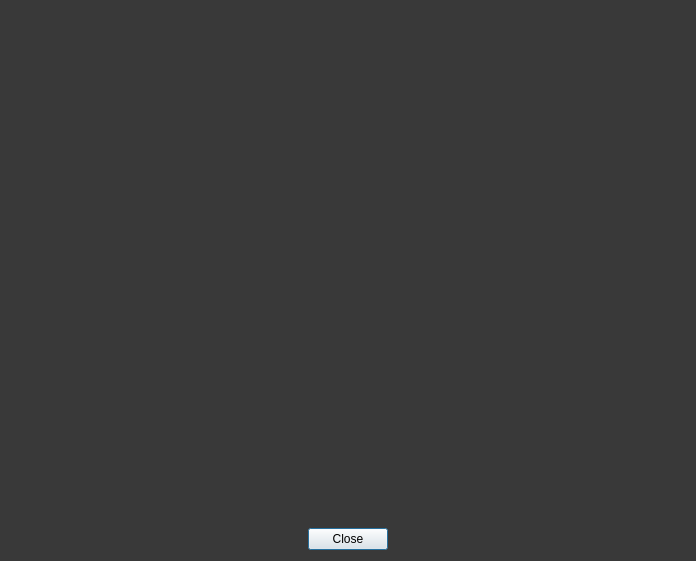
<?xml version="1.0" encoding="UTF-8"?>
<ui version="4.0">
 <class>MSIMAboutDialog</class>
 <widget class="QDialog" name="MSIMAboutDialog">
  <property name="geometry">
   <rect>
    <x>0</x>
    <y>0</y>
    <width>696</width>
    <height>561</height>
   </rect>
  </property>
  <property name="palette">
   <palette>
    <active>
     <colorrole role="Base">
      <brush brushstyle="SolidPattern">
       <color alpha="255">
        <red>255</red>
        <green>255</green>
        <blue>255</blue>
       </color>
      </brush>
     </colorrole>
     <colorrole role="Window">
      <brush brushstyle="SolidPattern">
       <color alpha="255">
        <red>57</red>
        <green>57</green>
        <blue>57</blue>
       </color>
      </brush>
     </colorrole>
    </active>
    <inactive>
     <colorrole role="Base">
      <brush brushstyle="SolidPattern">
       <color alpha="255">
        <red>255</red>
        <green>255</green>
        <blue>255</blue>
       </color>
      </brush>
     </colorrole>
     <colorrole role="Window">
      <brush brushstyle="SolidPattern">
       <color alpha="255">
        <red>57</red>
        <green>57</green>
        <blue>57</blue>
       </color>
      </brush>
     </colorrole>
    </inactive>
    <disabled>
     <colorrole role="Base">
      <brush brushstyle="SolidPattern">
       <color alpha="255">
        <red>57</red>
        <green>57</green>
        <blue>57</blue>
       </color>
      </brush>
     </colorrole>
     <colorrole role="Window">
      <brush brushstyle="SolidPattern">
       <color alpha="255">
        <red>57</red>
        <green>57</green>
        <blue>57</blue>
       </color>
      </brush>
     </colorrole>
    </disabled>
   </palette>
  </property>
  <property name="windowTitle">
   <string>About MasterSimulator</string>
  </property>
  <property name="autoFillBackground">
   <bool>true</bool>
  </property>
  <layout class="QVBoxLayout" name="verticalLayout">
   <item>
    <widget class="QLabel" name="label">
     <property name="pixmap">
      <pixmap resource="../resources/MasterSimulator.qrc">:/gfx/SplashScreen_MasterSim.png</pixmap>
     </property>
    </widget>
   </item>
   <item>
    <widget class="QDialogButtonBox" name="buttonBox">
     <property name="orientation">
      <enum>Qt::Horizontal</enum>
     </property>
     <property name="standardButtons">
      <set>QDialogButtonBox::Close</set>
     </property>
     <property name="centerButtons">
      <bool>true</bool>
     </property>
    </widget>
   </item>
  </layout>
 </widget>
 <resources>
  <include location="../resources/MasterSimulator.qrc"/>
 </resources>
 <connections>
  <connection>
   <sender>buttonBox</sender>
   <signal>accepted()</signal>
   <receiver>MSIMAboutDialog</receiver>
   <slot>accept()</slot>
   <hints>
    <hint type="sourcelabel">
     <x>248</x>
     <y>254</y>
    </hint>
    <hint type="destinationlabel">
     <x>157</x>
     <y>274</y>
    </hint>
   </hints>
  </connection>
  <connection>
   <sender>buttonBox</sender>
   <signal>rejected()</signal>
   <receiver>MSIMAboutDialog</receiver>
   <slot>reject()</slot>
   <hints>
    <hint type="sourcelabel">
     <x>316</x>
     <y>260</y>
    </hint>
    <hint type="destinationlabel">
     <x>286</x>
     <y>274</y>
    </hint>
   </hints>
  </connection>
 </connections>
</ui>
